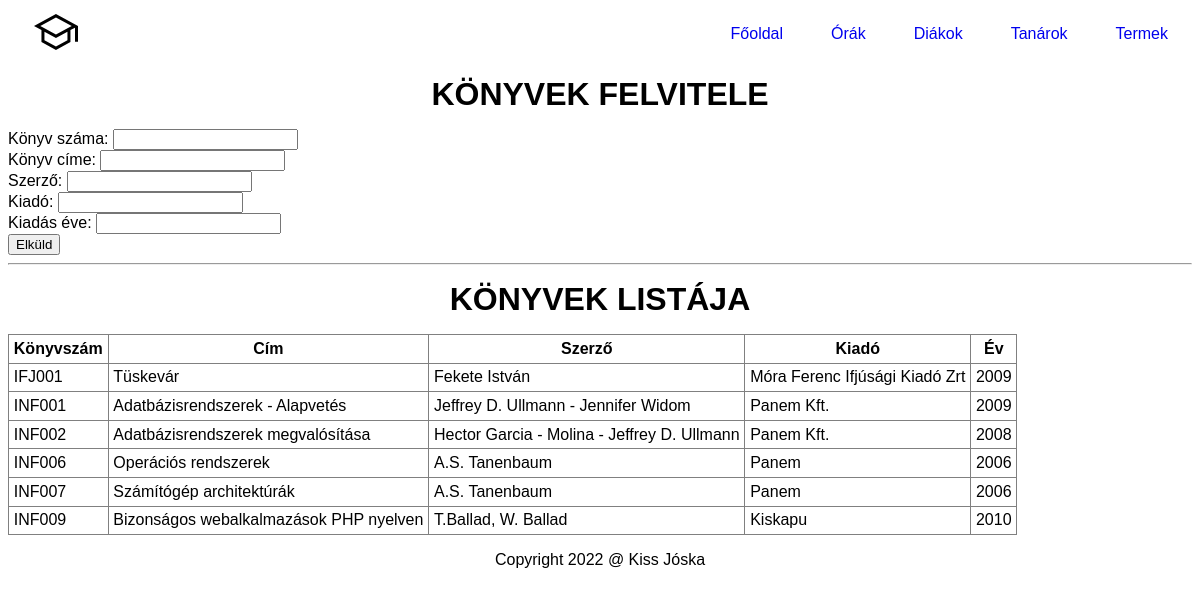
Page /konyvek.php on the committed database.
### tables this page shows
CREATE TABLE IF NOT EXISTS `KONYVEK` (
  `konyvszam` varchar(20) NOT NULL,
  `cim` varchar(60) NOT NULL,
  `szerzo` varchar(100) DEFAULT NULL,
  `kiado` varchar(60) DEFAULT NULL,
  `ev` int(4) DEFAULT NULL,
  `olvasojegy` int(6) DEFAULT NULL
);

### src/db_fuggvenyek.php (called while the page is built, shortened)
<?php
function konyvtar_csatlakozas() {
	$conn = mysqli_connect("localhost", "root", "") or die("Csatlakozási hiba");
	mysqli_query($conn, 'SET NAMES UTF8');
	mysqli_query($conn, 'SET character_set_results=utf8');
	mysqli_set_charset($conn, 'utf8');
	$conn->set_charset("utf8");
	return $conn;
}
function konyvlistatLeker() {
	if ( !($conn = konyvtar_csatlakozas()) ) {
		return false;
	}
	$result = mysqli_query( $conn,"SELECT konyvszam, cim, szerzo, kiado, ev FROM KONYVEK");
	return $result;
}

### src/konyvek.php (the view, shortened to what this page needs)
<h1>Könyvek felvitele</h1>
<form method="POST" action="konyvfelvitel.php" accept-charset="utf-8">
   <label>Könyv száma: </label>
   <input type="text" name="konyvszam" />
   <br>
   <label>Könyv címe: </label>
   <input type="text" name="cim" />
   <br>
   <label>Szerző: </label>
   <input type="text" name="szerzo" />
   <br>
   <label>Kiadó: </label>
   <input type="text" name="kiado" />
   <br>
   <label>Kiadás éve: </label>
   <input type="text" name="ev" />
   <br>
   <input type="submit" value="Elküld" />
</form>
<hr />
<h1>Könyvek listája</h1>
<table border="1">
   <tr>
      <th>Könyvszám</th>
      <th>Cím</th>
      <th>Szerző</th>
      <th>Kiadó</th>
      <th>Év</th>
   </tr>
   <?php
   $konyvek = konyvlistatLeker();
   while ($egySor = mysqli_fetch_assoc($konyvek)) {
      echo '<tr>';
      echo '<td>' . $egySor["konyvszam"] . '</td>';
      echo '<td>' . $egySor["cim"] . '</td>';
      echo '<td>' . $egySor["szerzo"] . '</td>';
      echo '<td>' . $egySor["kiado"] . '</td>';
      echo '<td>' . $egySor["ev"] . '</td>';
      echo '</tr>';
   }
   ?>
</table>

### src/style.css (style rules this page uses)
* { box-sizing: border-box; }
html { color: ; font-family: Arial, Helvetica, sans-serif; }
body { background-color: ; }
p { text-align: justify; }
h1, h2, h3, h4, h5, h6 { font-family: Verdana, Geneva, Tahoma, sans-serif; font-weight: bold; text-align: center; text-transform: uppercase; padding: 0; margin: 1rem; }
a { color: ; }
header { background-color: ; border-bottom-left-radius: ; border-bottom-right-radius: ; font-family: "Rubik", Verdana, sans-serif; margin-bottom: 1rem; padding: 0.4rem; }
nav li { list-style: none; }
nav a { text-decoration: none; }
.header { align-items: center; display: flex; justify-content: space-between; padding: 0 1.5rem; }
.nav-menu { align-items: center; display: flex; justify-content: space-between; }
.nav-item { margin-left: 3rem; }
table { background-color:; border-collapse: collapse; }
td, th { padding: 0.3rem; }

### rows in the picture
konyvek: konyvszam "IFJ001", cim "Tüskevár", szerzo "Fekete István", kiado "Móra Ferenc Ifjúsági Kiadó Zrt", ev "2009"
konyvek: konyvszam "INF001", cim "Adatbázisrendszerek - Alapvetés", szerzo "Jeffrey D. Ullmann - Jennifer Widom", kiado "Panem Kft.", ev "2009"
konyvek: konyvszam "INF002", cim "Adatbázisrendszerek megvalósítása", szerzo "Hector Garcia - Molina - Jeffrey D. Ullmann", kiado "Panem Kft.", ev "2008"
konyvek: konyvszam "INF006", cim "Operációs rendszerek", szerzo "A.S. Tanenbaum", kiado "Panem", ev "2006"
konyvek: konyvszam "INF007", cim "Számítógép architektúrák", szerzo "A.S. Tanenbaum", kiado "Panem", ev "2006"
konyvek: konyvszam "INF009", cim "Bizonságos webalkalmazások PHP nyelven", szerzo "T.Ballad, W. Ballad", kiado "Kiskapu", ev "2010"
